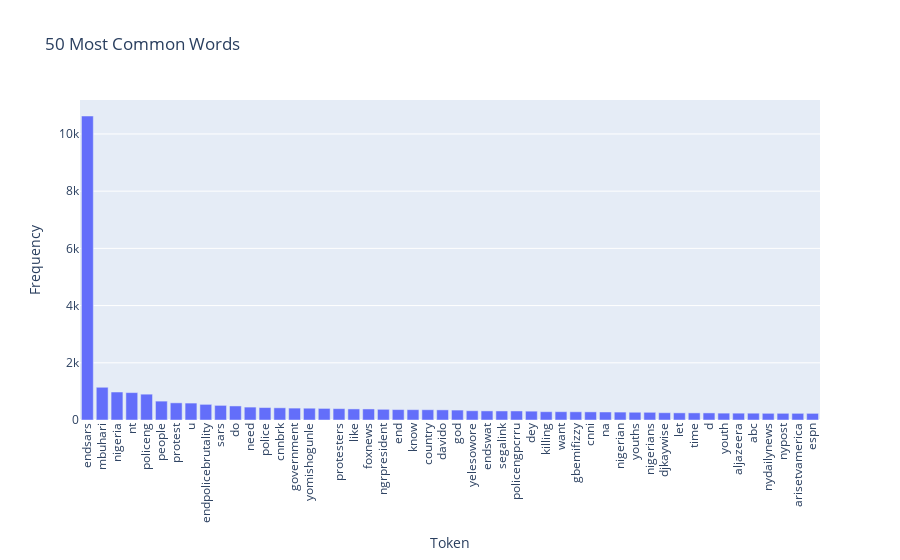

Here is the notebook cell this chart was saved with:
### Code cell
# Flatten the list of tokens and count the frequency of each token
all_tokens = [token for sublist in texts_tokens for token in sublist]
token_freq = Counter(all_tokens)

# Get the 50 most common words
common_tokens = token_freq.most_common(50)

# Convert to a DataFrame for easier plotting
common_tokens_df = pd.DataFrame(common_tokens, columns=['Token', 'Frequency'])

# Plotting with Plotly
fig = px.bar(common_tokens_df, x='Token', y='Frequency', title='50 Most Common Words')
fig.update_layout(xaxis_tickangle=-90)
fig.show()

### Figure 1 — Plotly figure (JSON) as saved in the notebook; plotly's stock layout.template omitted (floating-point values rounded to 4 significant figures)
{"data": [{"alignmentgroup": "True", "hovertemplate": "Token=%{x}<br>Frequency=%{y}<extra></extra>", "legendgroup": "", "marker": {"color": "#636efa", "pattern": {"shape": ""}}, "name": "", "offsetgroup": "", "orientation": "v", "showlegend": false, "textposition": "auto", "type": "bar", "x": ["endsars", "mbuhari", "nigeria", "nt", "policeng", "people", "protest", "u", "endpolicebrutality", "sars", "do", "need", "police", "cnnbrk", "government", "yomishogunle", " ", "protesters", "like", "foxnews", "ngrpresident", "end", "know", "country", "davido", "god", "yelesowore", "endswat", "segalink", "policengpcrru", "dey", "killing", "want", "gbemifizzy", "cnni", "na", "nigerian", "youths", "nigerians", "djkaywise", "let", "time", "d", "youth", "aljazeera", "abc", "nydailynews", "nypost", "arisetvamerica", "espn"], "xaxis": "x", "y": [10627, 1144, 978, 958, 903, 660, 600, 592, 547, 511, 491, 451, 435, 426, 416, 412, 405, 397, 387, 386, 374, 364, 361, 359, 354, 347, 323, 318, 316, 316, 309, 290, 290, 287, 284, 280, 277, 271, 269, 255, 250, 249, 248, 240, 239, 238, 234, 234, 233, 232], "yaxis": "y"}], "layout": {"barmode": "relative", "legend": {"tracegroupgap": 0}, "title": {"text": "50 Most Common Words"}, "xaxis": {"anchor": "y", "domain": [0, 1], "tickangle": -90, "title": {"text": "Token"}}, "yaxis": {"anchor": "x", "domain": [0, 1], "title": {"text": "Frequency"}}}}
